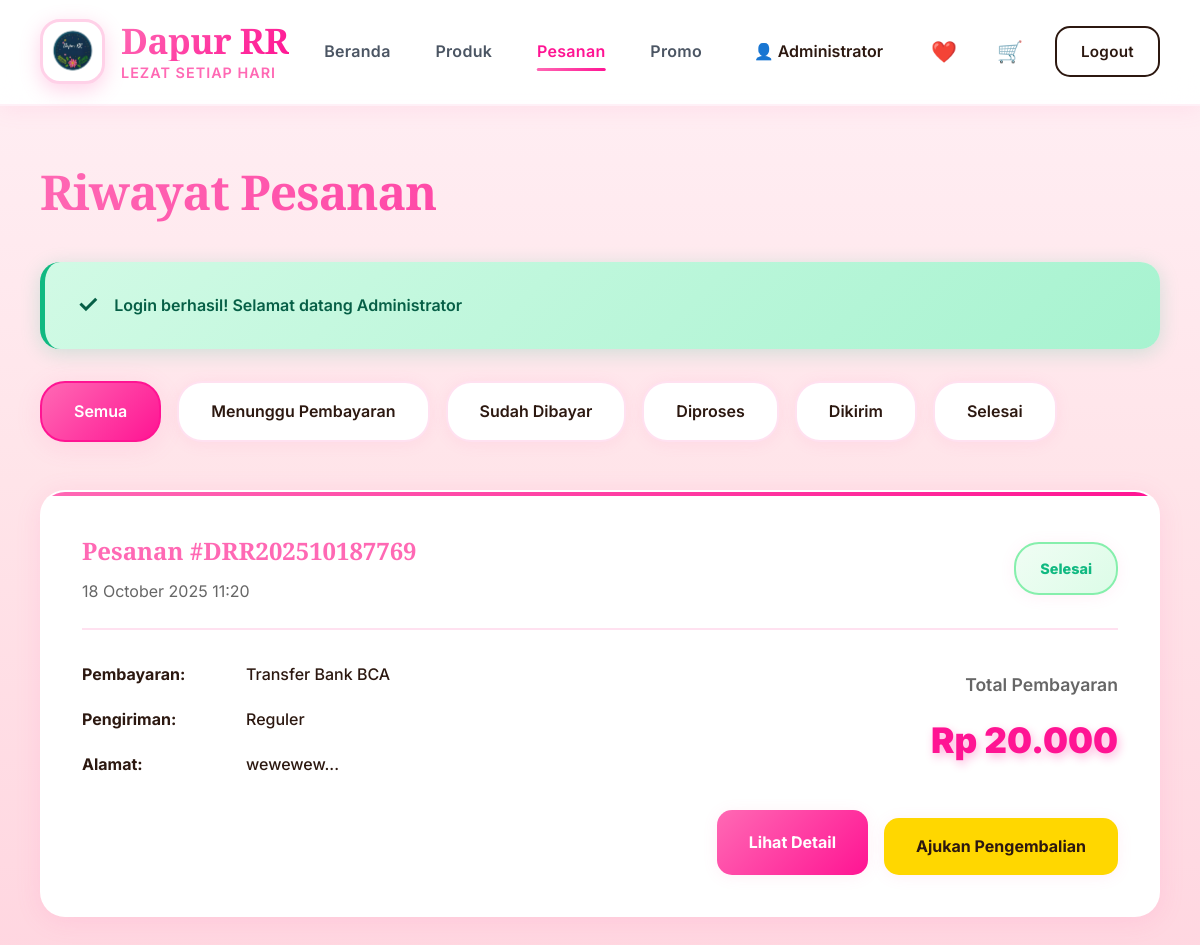
Page /riwayat-pesanan.php (signed in) on the committed database.
### tables this page shows
CREATE TABLE `pengaturan` (
  `id` int(11) NOT NULL,
  `nama_toko` varchar(100) DEFAULT 'Dapur RR',
  `tagline` varchar(255) DEFAULT NULL,
  `deskripsi` text DEFAULT NULL,
  `alamat` text DEFAULT NULL,
  `no_telepon` varchar(20) DEFAULT NULL,
  `email` varchar(100) DEFAULT NULL,
  `whatsapp` varchar(20) DEFAULT NULL,
  `logo` varchar(255) DEFAULT NULL,
  `favicon` varchar(255) DEFAULT NULL,
  `maps_embed` text DEFAULT NULL,
  `instagram` varchar(100) DEFAULT NULL,
  `facebook` varchar(100) DEFAULT NULL,
  `twitter` varchar(100) DEFAULT NULL,
  `jam_buka` varchar(100) DEFAULT NULL
);

CREATE TABLE `pesanan` (
  `id` int(11) NOT NULL,
  `user_id` int(11) NOT NULL,
  `no_pesanan` varchar(50) NOT NULL,
  `total_harga` decimal(10,2) NOT NULL,
  `ongkir` decimal(10,2) DEFAULT 0.00,
  `total_bayar` decimal(10,2) NOT NULL,
  `metode_pembayaran_id` int(11) DEFAULT NULL,
  `metode_pengiriman_id` int(11) DEFAULT NULL,
  `alamat_pengiriman` text NOT NULL,
  `no_telepon` varchar(20) NOT NULL,
  `catatan` text DEFAULT NULL,
  `status` enum('pending','dikonfirmasi','dibayar','diproses','dikirim','selesai','dibatalkan') DEFAULT 'pending',
  `status_pengembalian` enum('pending','disetujui','ditolak','selesai') DEFAULT NULL,
  `bukti_pembayaran` varchar(255) DEFAULT NULL,
  `resi_pengiriman` varchar(100) DEFAULT NULL,
  `tanggal_pembayaran` datetime DEFAULT NULL,
  `tanggal_kirim` datetime DEFAULT NULL,
  `tanggal_selesai` datetime DEFAULT NULL,
  `is_rated` tinyint(1) DEFAULT 0,
  `created_at` timestamp NOT NULL DEFAULT current_timestamp()
);

CREATE TABLE `metode_pembayaran` (
  `id` int(11) NOT NULL,
  `nama_metode` varchar(100) NOT NULL,
  `no_rekening` varchar(100) DEFAULT NULL,
  `atas_nama` varchar(100) DEFAULT NULL,
  `deskripsi` text DEFAULT NULL,
  `is_active` tinyint(1) DEFAULT 1,
  `created_at` timestamp NOT NULL DEFAULT current_timestamp()
);

CREATE TABLE `metode_pengiriman` (
  `id` int(11) NOT NULL,
  `nama_metode` varchar(100) NOT NULL,
  `biaya` decimal(10,2) NOT NULL,
  `estimasi` varchar(50) DEFAULT NULL,
  `deskripsi` text DEFAULT NULL,
  `is_active` tinyint(1) DEFAULT 1,
  `created_at` timestamp NOT NULL DEFAULT current_timestamp()
);

### config/database.php (called while the page is built, shortened)
<?php
function getFlashMessage() {
    if (isset($_SESSION['flash_message'])) {
        $message = [
            'type' => $_SESSION['flash_type'],
            'message' => $_SESSION['flash_message']
        ];
        return $message;
    }
    return null;
}
function formatRupiah($angka) {
    return "Rp " . number_format($angka, 0, ',', '.');
}
?>

### riwayat-pesanan.php (the view, shortened to what this page needs)
<?php
require_once 'config/database.php';
$conn = getConnection();
$userId = $_SESSION['user_id'];
$pengaturan = $conn->query("SELECT * FROM pengaturan LIMIT 1")->fetch_assoc();
$query = "SELECT p.*,
          mp.nama_metode as metode_pembayaran,
          mg.nama_metode as metode_pengiriman,
          pg.status as status_pengembalian,
          pg.id as pengembalian_id
          FROM pesanan p
          LEFT JOIN metode_pembayaran mp ON p.metode_pembayaran_id = mp.id
          LEFT JOIN metode_pengiriman mg ON p.metode_pengiriman_id = mg.id
          LEFT JOIN pengembalian pg ON p.id = pg.pesanan_id
          WHERE p.user_id = ?
          ORDER BY p.created_at DESC";
$stmt = $conn->prepare($query);
$stmt->bind_param("i", $userId);
$stmt->execute();
$pesanan = $stmt->get_result();
$flash = getFlashMessage();
?>
<!DOCTYPE html>
<html lang="id">
<head>
</head>
<body>
  <header>
    <div class="header-top">
        <div class="logo">
            <?php
            $logo_paths = [
                'uploads/logo/logo-dapurr.png',
                'uploads/logo/logo.png',
                'images/logo.png',
                'assets/logo.png',
                'logo.png'
            ];
            foreach($logo_paths as $path) {
                if(file_exists($path)) {
                    echo '<img src="' . $path . '" alt="Logo" class="logo-image">';
                    break;
                }
            }
            ?>
            <div class="logo-text">
                <h1><?php echo htmlspecialchars($pengaturan['nama_toko']); ?></h1>
                <p><?php echo htmlspecialchars($pengaturan['tagline']); ?></p>
            </div>
        </div>
        <nav>
            <ul>
                <li><a href="home.php">Beranda</a></li>
                <li><a href="produk.php">Produk</a></li>
                <li><a href="riwayat-pesanan.php" class="active">Pesanan</a></li>
                <li><a href="promo.php">Promo</a></li>
            </ul>
        </nav>
        <div class="auth-buttons">
            <div class="user-menu">
                <a href="akun.php" class="user-name">
                    👤 <?php echo htmlspecialchars($_SESSION['nama']); ?>
                </a>
                <a href="wishlist.php" class="wishlist-icon">
                    ❤️
                </a>
                <a href="keranjang.php" class="cart-icon">
                    🛒
                </a>
                <a href="logout.php" class="btn btn-logout">Logout</a>
            </div>
        </div>
    </div>
</header>
    <div class="container">
        <h1 class="page-title">Riwayat Pesanan</h1>
        <?php if ($flash): ?>
        <div class="alert alert-<?php echo $flash['type']; ?>">
            <span style="font-size: 1.5rem;"><?php echo $flash['type'] === 'success' ? '✓' : '⚠'; ?></span>
            <?php echo htmlspecialchars($flash['message']); ?>
        </div>
        <?php endif; ?>
        <div class="filter-tabs">
            <div class="tab active" data-status="all">Semua</div>
            <div class="tab" data-status="pending">Menunggu Pembayaran</div>
            <div class="tab" data-status="dibayar">Sudah Dibayar</div>
            <div class="tab" data-status="diproses">Diproses</div>
            <div class="tab" data-status="dikirim">Dikirim</div>
            <div class="tab" data-status="selesai">Selesai</div>
        </div>
        <?php if ($pesanan->num_rows === 0): ?>
        <div class="empty-state">
            <div class="empty-icon"></div>
            <h2>Belum Ada Pesanan</h2>
            <p>Anda belum memiliki riwayat pesanan</p>
            <a href="produk.php" class="btn btn-primary" style="margin-top: 2rem;">🛍️ Mulai Belanja</a>
        </div>
        <?php else: ?>
        <div class="orders-list">
            <?php while($order = $pesanan->fetch_assoc()):
                $statusPengembalian = $order['status_pengembalian'] ?? null;
                $canReturn = ($order['status'] === 'dikirim' || $order['status'] === 'selesai') && !$statusPengembalian;
            ?>
            <div class="order-card" data-status="<?php echo $order['status']; ?>">
                <div class="order-header">
                    <div>
                        <div class="order-number">Pesanan #<?php echo htmlspecialchars($order['no_pesanan']); ?></div>
                        <div class="order-date"><?php echo date('d F Y H:i', strtotime($order['created_at'])); ?></div>
                    </div>
                    <div class="order-status-container">
                        <div class="order-status status-<?php echo $order['status']; ?>">
                            <?php
                            $status = $order['status'] ?? '';
                            $statusText = [
                                'pending' => 'Menunggu Pembayaran',
                                'dibayar' => 'Sudah Dibayar',
                                'diproses' => ' Sedang Diproses',
                                'dikirim' => 'Sedang Dikirim',
                                'selesai' => 'Selesai',
                                'dibatalkan' => 'Dibatalkan'
                            ];
                            echo $statusText[$status] ?? 'Status Tidak Diketahui';
                            ?>
                        </div>
                    </div>
                </div>
                <div class="order-body">
                    <div class="order-info">
                        <div class="info-row">
                            <span class="info-label">Pembayaran:</span>
                            <span class="info-value"><?php echo htmlspecialchars($order['metode_pembayaran']); ?></span>
                        </div>
                        <div class="info-row">
                            <span class="info-label">Pengiriman:</span>
                            <span class="info-value"><?php echo htmlspecialchars($order['metode_pengiriman']); ?></span>
                        </div>
                        <div class="info-row">
                            <span class="info-label">Alamat:</span>
                            <span class="info-value"><?php echo htmlspecialchars(substr($order['alamat_pengiriman'], 0, 50)); ?>...</span>
                        </div>
                    </div>
                    <div class="order-total">
                        <div class="total-label">Total Pembayaran</div>
                        <div class="total-amount"><?php echo formatRupiah($order['total_bayar']); ?></div>
                    </div>
                </div>
                <div class="order-actions">
                    <a href="detail-pesanan.php?id=<?php echo $order['id']; ?>" class="btn-detail">Lihat Detail</a>
                    <?php if ($canReturn): ?>
                    <a href="pengembalian.php" class="return-action-btn">Ajukan Pengembalian</a>
                    <?php elseif (!$statusPengembalian && ($order['status'] === 'dikirim' || $order['status'] === 'selesai')): ?>
                    <button class="return-action-btn disabled" disabled>Ajukan Pengembalian</button>
                    <?php endif; ?>
                </div>
            </div>
            <?php endwhile; ?>
        </div>
        <?php endif; ?>
    </div>
</body>
</html>

### rows in the picture
pengaturan: nama_toko "Dapur RR", tagline "LEZAT SETIAP HARI"
pesanan: no_pesanan "DRR202510187769", created_at "18 October 2025 11:20", status "Selesai", metode_pembayaran.nama_metode "Transfer Bank BCA", metode_pengiriman.nama_metode "Reguler", alamat_pengiriman "wewewew", total_bayar "Rp 20.000", shows "Ajukan Pengembalian"

### other values in the picture
$_SESSION['nama'] "Administrator"
$flash['message'] "Login berhasil! Selamat datang Administrator"
